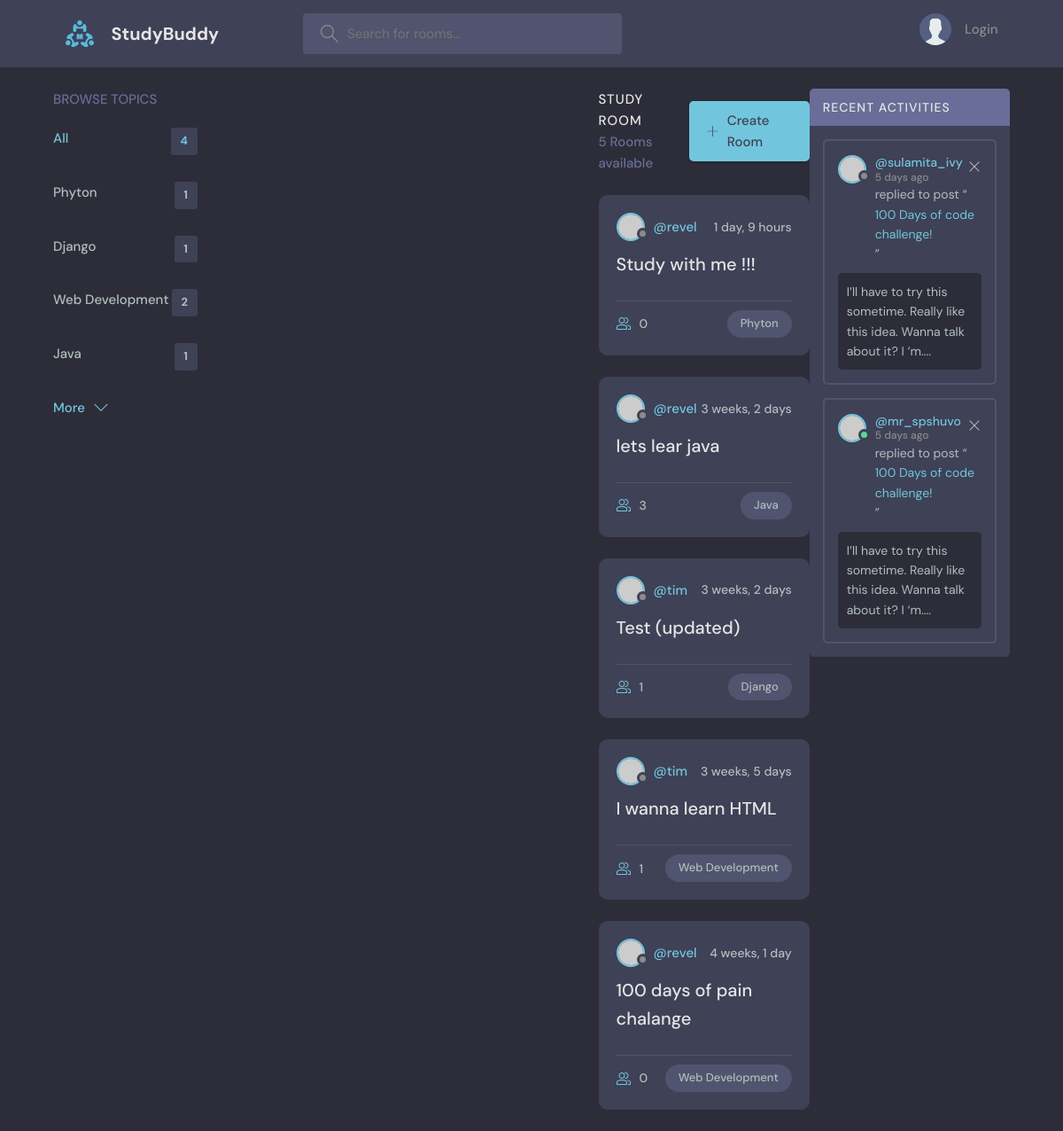
The page / on the database its author committed.
### base/models.py (models this page shows, shortened)
class Topic(models.Model):
    name = models.CharField(max_length=200)

class Room(models.Model):
    host = models.ForeignKey(User, on_delete=models.SET_NULL, null = True) #user hostnya
    topic = models.ForeignKey(Topic, on_delete=models.SET_NULL, null = True)# 1 topik, tapi bisa have multiple room
    name = models.CharField(max_length=200) # charfield required untuk masukin maxlength
    description = models.TextField(null=True, blank= True) #textfield adalah charfield yang lebih gede
    participants = models.ManyToManyField(User, related_name= 'participants') #store siapa yang aktif di room
    updated = models.DateTimeField(auto_now=True)
    created = models.DateTimeField(auto_now_add= True)
    class Meta:
        ordering = [
            "-updated","-created",
                    ]

### base/views.py (the view)
# urls.py: path('', views.home, name="home"),
def home(request):
    if request.GET.get('q') == None:
        q = ''
    else:
        q = request.GET.get('q')
    rooms = Room.objects.filter(
        Q(topic__name__icontains = q) |
        Q(name__icontains = q)|
        Q(description__icontains=q)
                                ) #search by 3 define value
    room_count = rooms.count() #jadi count room yang udh difilter, count lbh cepet drpada len
    topics = Topic.objects.all()
    room_messages = Message.objects.filter(Q(room__topic__name__icontains=q))
    context = {'rooms':rooms, 'topics':topics, 'room_count': room_count, 'room_messages': room_messages}
    return render(request,"base/home.html",context) #liat passing rooms ini

### base/templates/base/home.html (shortened to what this page needs)
{%extends 'main.html'%}
{% block content %}
    <main class="layout layout--3">
      <div class="container">
        {% include 'base/topic_component.html'%}
        <div class="roomList">
          <div class="roomList__header">
            <div>
              <h2>Study Room</h2>
              <p>{{room_count}} Rooms available</p>
            </div>
            <a class="btn btn--main" href="create-room.html">
              <svg version="1.1" xmlns="http://www.w3.org/2000/svg" width="32" height="32" viewBox="0 0 32 32">
                <title>add</title>
                <path
                  d="M16.943 0.943h-1.885v14.115h-14.115v1.885h14.115v14.115h1.885v-14.115h14.115v-1.885h-14.115v-14.115z"
                ></path>
              </svg>
              Create Room
            </a>
          </div>
        {% include 'base/feed_component.html' %}
        </div>
        <div class="activities">
          <div class="activities__header">
            <h2>Recent Activities</h2>
          </div>
          <div class="activities__box">
            <div class="activities__boxHeader roomListRoom__header">
              <a href="profile.html" class="roomListRoom__author">
                <div class="avatar avatar--small">
                  <img src="https://randomuser.me/api/portraits/women/11.jpg" />
                </div>
                <p>
                  @sulamita_ivy
                  <span>5 days ago</span>
                </p>
              </a>
              <div class="roomListRoom__actions">
                <a href="#">
                  <svg version="1.1" xmlns="http://www.w3.org/2000/svg" width="32" height="32" viewBox="0 0 32 32">
                    <title>remove</title>
                    <path
                      d="M27.314 6.019l-1.333-1.333-9.98 9.981-9.981-9.981-1.333 1.333 9.981 9.981-9.981 9.98 1.333 1.333 9.981-9.98 9.98 9.98 1.333-1.333-9.98-9.98 9.98-9.981z"
                    ></path>
                  </svg>
                </a>
              </div>
            </div>
            <div class="activities__boxContent">
              <p>replied to post “<a href="room.html">100 Days of code challenge!</a>”</p>
              <div class="activities__boxRoomContent">
                I’ll have to try this sometime. Really like this idea. Wanna talk about it? I ‘m....
              </div>
            </div>
          </div>
          <div class="activities__box">
            <div class="activities__boxHeader roomListRoom__header">
              <a href="profile.html" class="roomListRoom__author">
                <div class="avatar avatar--small active">
                  <img src="https://randomuser.me/api/portraits/men/13.jpg" />
                </div>
                <p>
                  @mr_spshuvo
                  <span>5 days ago</span>
                </p>
              </a>
              <div class="roomListRoom__actions">
                <a href="#">
                  <svg version="1.1" xmlns="http://www.w3.org/2000/svg" width="32" height="32" viewBox="0 0 32 32">
                    <title>remove</title>
                    <path
                      d="M27.314 6.019l-1.333-1.333-9.98 9.981-9.981-9.981-1.333 1.333 9.981 9.981-9.981 9.98 1.333 1.333 9.981-9.98 9.98 9.98 1.333-1.333-9.98-9.98 9.98-9.981z"
                    ></path>
                  </svg>
                </a>
              </div>
            </div>
            <div class="activities__boxContent">
              <p>replied to post “<a href="room.html">100 Days of code challenge!</a>”</p>
              <div class="activities__boxRoomContent">
                I’ll have to try this sometime. Really like this idea. Wanna talk about it? I ‘m....
              </div>
            </div>
          </div>
        </div>
      </div>
    </main>
{% endblock content %}

### base/templates/base/topic_component.html (shortened to what this page needs)
<div class="topics">
          <div class="topics__header">
            <h2>Browse Topics</h2>
          </div>
          <ul class="topics__list">
            <li>
              <a href="{%url 'home'%}" class="active">All <span>{{topics.count}}</span></a>
            </li>
              {% for topic in topics %}
            <li>
              <a href="{% url 'home'%}?q={{topic.name}}">{{topic.name}} <span>{{topic.room_set.all.count}}</span></a>
            </li>
              {% endfor%}
          </ul>
          <a class="btn btn--link" href="topics.html">
            More
            <svg version="1.1" xmlns="http://www.w3.org/2000/svg" width="32" height="32" viewBox="0 0 32 32">
              <title>chevron-down</title>
              <path d="M16 21l-13-13h-3l16 16 16-16h-3l-13 13z"></path>
            </svg>
          </a>
        </div>
            <div>
            </div>

### base/templates/base/feed_component.html (shortened to what this page needs)
{% for room in rooms %}
<div class="roomListRoom">
            <div class="roomListRoom__header">
              <a href="{%url 'user-profile' room.host.id %}" class="roomListRoom__author">
                <div class="avatar avatar--small">
                  <img src="https://randomuser.me/api/portraits/women/11.jpg" />
                </div>
                <span>@{{room.host.username}}</span>
              </a>
              <div class="roomListRoom__actions">
                <span>{{room.created|timesince}}</span>
              </div>
            </div>
            <div class="roomListRoom__content">
              <a href="{%url 'room' room.id %}">{{room.name}}</a>
            </div>
            <div class="roomListRoom__meta">
              <a href="{%url 'room' room.id %}" class="roomListRoom__joined">
                  {{room.participants.all.count}}
              </a>
              <p class="roomListRoom__topic">{{room.topic.name}}</p>
            </div>
          </div>
{% endfor %}

### rows shown on the page
Topic: name "Phyton", room_set.all.count "1"
Topic: name "Django", room_set.all.count "1"
Topic: name "Web Development", room_set.all.count "2"
Topic: name "Java", room_set.all.count "1"
Room: host.username "revel", created "1 day, 9 hours", name "Study with me !!!", participants.all.count "0", topic.name "Phyton"
Room: host.username "revel", created "3 weeks, 2 days", name "lets lear java", participants.all.count "3", topic.name "Java"
Room: host.username "tim", created "3 weeks, 2 days", name "Test (updated)", participants.all.count "1", topic.name "Django"
Room: host.username "tim", created "3 weeks, 5 days", name "I wanna learn HTML", participants.all.count "1", topic.name "Web Development"
Room: host.username "revel", created "4 weeks, 1 day", name "100 days of pain chalange", participants.all.count "0", topic.name "Web Development"

### other values the page prints
{{ topics.count }} "4"
{{ room_count }} "5"
